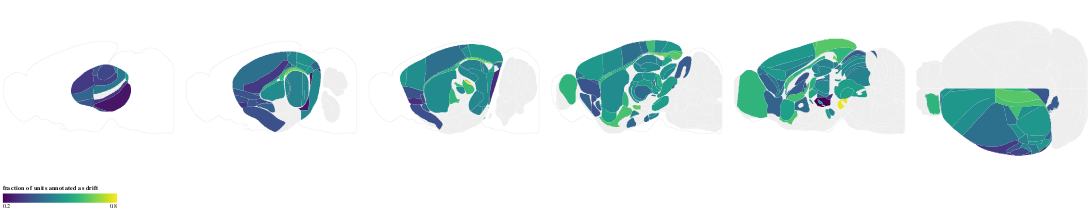

The notebook cell this image was saved under:
### Code cell
import altair as alt
import npc_ccf_utils.plot_utils
import polars as pl
import npc_ccf_utils

lda_threshold = -0.45
df = (
    pl.read_parquet('//allen/programs/mindscope/workgroups/dynamicrouting/ben/lda_all.parquet')
    .drop('drift_rating')
    .fill_nan(None)
    .drop_nulls()
    .join(
        pl.scan_parquet('s3://aind-scratch-data/dynamic-routing/cache/nwb_components/v0.0.261/consolidated/units.parquet').select('unit_id', 'structure').collect(),
        on='unit_id',
        how='left',
    )
    .with_columns(
        session_id=pl.col('unit_id').str.split('_').list.slice(0,2).list.join('_'),
    )
    # filter structures that have fewer than 20 units, from 3 sessions total
    .filter(
        pl.col('session_id').n_unique().ge(3).over('structure'),
        pl.col('unit_id').n_unique().ge(20).over('structure'),
    )
    .group_by('structure')
    .agg(pl.col('lda').ge(lda_threshold).sum().truediv(pl.col('lda').count()).alias('drift_fraction'))
    .with_columns(
        ratio=pl.col('drift_fraction') - pl.col('drift_fraction').mean(),
    )

)
npc_ccf_utils.plot_utils.plot_gdf_alt(
    [
        npc_ccf_utils.plot_utils.get_heatmap_gdf(
            regions=df['structure'],
            values=df['drift_fraction'],
            projection='sagittal',
            position=p,
        )
        for p in range(1000, 6000, 1000)
    ] + [
        npc_ccf_utils.plot_utils.get_heatmap_gdf(
            regions=df['structure'],
            projection='top',
            values=df['drift_fraction'],
            top_layer_agg_func='mean',
        )
    ],
    value_name='fraction of units annotated as drift',
)
